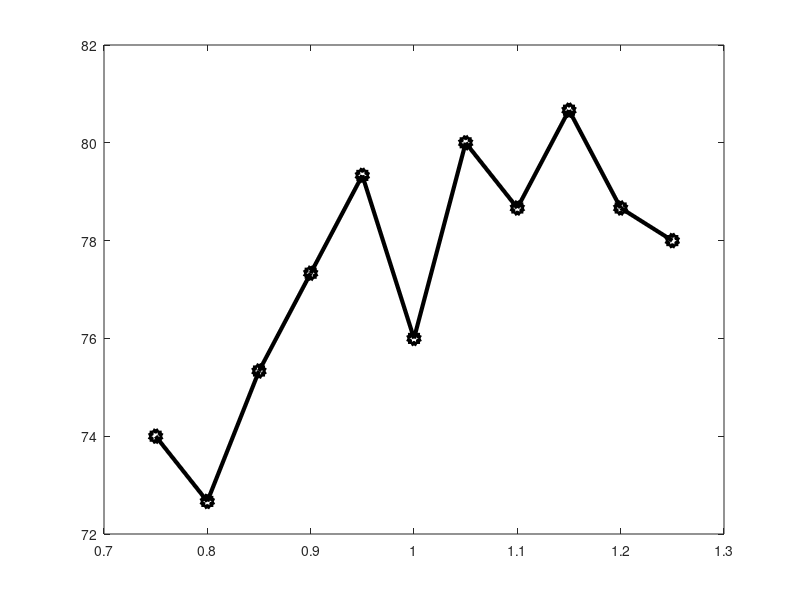

MATLAB code to generate this figure: (Note: this script raises an error after producing the figure.)
clear all
close all
clc
%To save in eps depsc2
%To save in png dpng

vec_scale = [0.75 0.80 0.85 0.90 0.95 1 1.05 1.10  1.15 1.20 1.25];

%% KTH d_led, K_led_poly, GMM & FV

LED_kth =         [74.0000   72.6667   75.3333   77.3333   79.3333   76.0000   80.0000   78.6667   80.6667   78.6667   78.0000 ];
LED_Poly_kth =    [ ];
GMM_kth =         [ ];
FV_kth =          [ ];

%all = [LED; LED_Poly; GMM_all_acc; FV_all_acc ];
plot(vec_scale,LED_kth, '-kh', 'LineWidth', 3,'MarkerSize', 10);
hold on
plot(vec_scale,LED_Poly_kth,  '--o', 'color', [0 0.5 0],  'LineWidth', 3,'MarkerSize', 10);
plot(vec_scale,GMM_kth, ':>', 'color', [1 0.5 0], 'LineWidth', 3,'MarkerSize', 10);
plot(vec_scale,FV_kth, '-.m+', 'LineWidth', 3,'MarkerSize', 10);


xlim([-25 25])
ylim([30 100])
l = legend('$d_{LED}$', '$K_{LED}^{Poly}$', 'GMM','FV','Location','south', 'orientation', 'horizontal');
set(l,'Interpreter','Latex');
ylabel('(%)','FontSize',20)
xlabel('Scale (%)','FontSize',20)
set(gca,'FontSize',20); 
grid

%To save
width = 7;     % Width in inches
height = 6;    % Height in inches

set(gcf,'InvertHardcopy','on');
set(gcf,'PaperUnits', 'inches');
papersize = get(gcf, 'PaperSize');
left = (papersize(1)- width)/2;
bottom = (papersize(2)- height)/2;
myfiguresize = [left, bottom, width, height];
set(gcf,'PaperPosition', myfiguresize);

%Nicta

print('/home/johanna/latex-svn/wacv_2016_b/v11/images/experiments/all_scales_kth','-depsc2','-r300');
%Home
%print('/media/johanna/HD1T/latex-svn/wacv_2016_b/v5/images/experiments/all_scales_kth','-dpng','-r300');


%% UCF d_led, K_led_poly, GMM & FV
figure()
LED_ucf  =          [];
LED_Poly_ucf =      [];
GMM_ucf  =          [];
FV_ucf   =          [];

plot(vec_scale,LED_ucf, '-kh', 'LineWidth', 3,'MarkerSize', 10);
hold on
plot(vec_scale,LED_Poly_ucf,  '--o', 'color', [0 0.5 0],  'LineWidth', 3,'MarkerSize', 10);
plot(vec_scale,GMM_ucf, ':>', 'color', [1 0.5 0], 'LineWidth', 3,'MarkerSize', 10);
plot(vec_scale,FV_ucf, '-.m+', 'LineWidth', 3,'MarkerSize', 10);


xlim([-25 25])
ylim([30 100])
l=legend('$d_{LED}$', '$K_{LED}^{Poly}$', 'GMM','FV','Location','south', 'orientation', 'horizontal');
set(l,'Interpreter','Latex');
ylabel('(%)','FontSize',20)
xlabel('Scale (%)','FontSize',20)
set(gca,'FontSize',20); 
grid

%To save
width = 7;     % Width in inches
height = 6;    % Height in inches

set(gcf,'InvertHardcopy','on');
set(gcf,'PaperUnits', 'inches');
papersize = get(gcf, 'PaperSize');
left = (papersize(1)- width)/2;
bottom = (papersize(2)- height)/2;
myfiguresize = [left, bottom, width, height];
set(gcf,'PaperPosition', myfiguresize);

%Home
%print('/media/johanna/HD1T/latex-svn/wacv_2016_b/v4/images/experiments/all_scales_ucf','-dpng','-r300');
%Nicta
print('/home/johanna/latex-svn/wacv_2016_b/v11/images/experiments/all_scales_ucf','-depsc2','-r300');

%% UT_Tower d_led, K_led_poly, GMM & FV
figure()
LED_ut          = [];
LED_Poly_ut    =  [];
GMM_ut          = [];
FV_ut           = [];

plot(vec_scale,LED_ut, '-kh', 'LineWidth', 3,'MarkerSize', 10);
hold on
plot(vec_scale,LED_Poly_ut, '--o', 'color', [0 0.5 0],  'LineWidth', 3,'MarkerSize', 10);
plot(vec_scale,GMM_ut, ':>', 'color', [1 0.5 0], 'LineWidth', 3,'MarkerSize', 10);
plot(vec_scale,FV_ut, '-.m+', 'LineWidth', 3,'MarkerSize', 10);


xlim([-25 25])
ylim([30 100])
l = legend('$d_{LED}$', '$K_{LED}^{Poly}$', 'GMM','FV','Location','south', 'orientation', 'horizontal');
set(l,'Interpreter','Latex');
ylabel('(%)','FontSize',20)
xlabel('Scale ','FontSize',20)
set(gca,'FontSize',20); 
grid

%To save
width = 7;     % Width in inches
height = 6;    % Height in inches

set(gcf,'InvertHardcopy','on');
set(gcf,'PaperUnits', 'inches');
papersize = get(gcf, 'PaperSize');
left = (papersize(1)- width)/2;
bottom = (papersize(2)- height)/2;
myfiguresize = [left, bottom, width, height];
set(gcf,'PaperPosition', myfiguresize);
%Home
%print('/media/johanna/HD1T/latex-svn/wacv_2016_b/v4/images/experiments/all_scales_ucf','-dpng','-r300');
%Nicta
print('/home/johanna/latex-svn/wacv_2016_b/v11/images/experiments/all_scales_ut','-depsc2','-r300');





